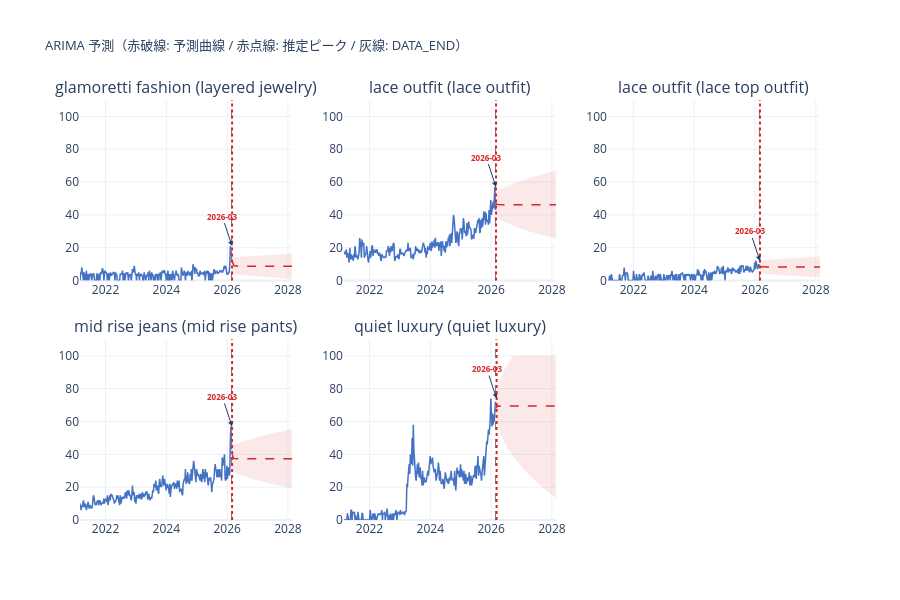

Source (notebook cell):
### Code cell
# ARIMA 予測曲線可視化
if not arima_results:
    print('ARIMA結果なし')
else:
    n_plots = len(arima_results)
    cols = 3
    rows = (n_plots + cols - 1) // cols
    fig_ar = make_subplots(
        rows=rows, cols=cols,
        subplot_titles=[r['label'] for r in arima_results],
        vertical_spacing=0.14, horizontal_spacing=0.07,
    )
    for idx, r in enumerate(arima_results):
        ri, ci = idx // cols + 1, idx % cols + 1
        s, fd  = r['en_series'], r['future_dates']

        fig_ar.add_trace(go.Scatter(
            x=s.index, y=s.values,
            line=dict(color='#4472C4', width=1.5), showlegend=False,
        ), row=ri, col=ci)
        fig_ar.add_trace(go.Scatter(
            x=list(fd) + list(fd[::-1]),
            y=list(r['fc_high']) + list(r['fc_low'][::-1]),
            fill='toself', fillcolor='rgba(214,39,40,0.1)',
            line=dict(color='rgba(0,0,0,0)'), showlegend=False,
        ), row=ri, col=ci)
        fig_ar.add_trace(go.Scatter(
            x=fd, y=r['fc_vals'],
            line=dict(color='#D62728', width=1.5, dash='dash'), showlegend=False,
        ), row=ri, col=ci)
        fig_ar.add_vline(x=DATA_END.timestamp()*1000,
            line=dict(color='gray', dash='dash', width=1), row=ri, col=ci)
        fig_ar.add_vline(x=r['en_peak_arima'].timestamp()*1000,
            line=dict(color='#D62728', dash='dot', width=2), row=ri, col=ci)
        fig_ar.add_annotation(
            x=r['en_peak_arima'], y=s.max(),
            text=f"<b>{r['en_peak_arima'].strftime('%Y-%m')}</b>",
            showarrow=True, arrowhead=2, font=dict(size=8, color='#D62728'),
            row=ri, col=ci,
        )

    fig_ar.update_layout(
        title=dict(text='ARIMA 予測（赤破線: 予測曲線 / 赤点線: 推定ピーク / 灰線: DATA_END）', font=dict(size=13)),
        height=300 * rows, template='plotly_white',
    )
    fig_ar.update_yaxes(range=[0, 110])
    fig_ar.show()
